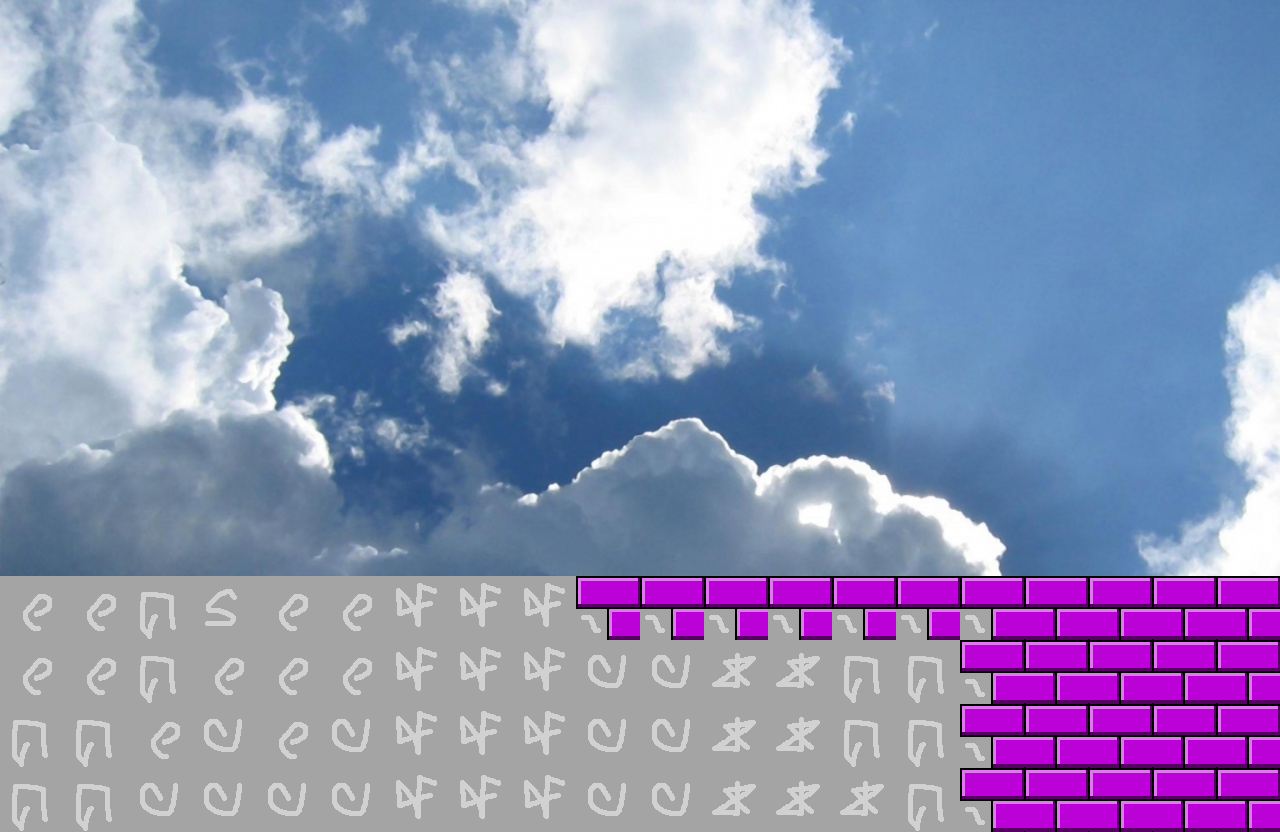

This is a level from a 2D game, rendered from its Tiled map with the project's own tilesets. A one-line summary and the complete map file follow:
An orthogonal 20x13 tile map with 64x64 px tiles, 1 tile layer (Tile Layer 1), 1 image layer.

<map version="1.0" orientation="orthogonal" width="20" height="13" tilewidth="64" tileheight="64">
 <tileset firstgid="1" name="rock_tileset" tilewidth="64" tileheight="64">
  <image source="rock_tileset.png" trans="00ffff" width="192" height="192" />
 </tileset>
 <imagelayer name="Image Layer 1" width="20" height="13">
  <image source="clouds.jpg" />
  <properties>
   <property name="collidable" value="false" />
   <property name="imageheight" value="800" />
   <property name="imagewidth" value="1600" />
  </properties>
 </imagelayer>
 <layer name="Tile Layer 1" width="20" height="13">
  <properties>
   <property name="collidable" value="true" />
  </properties>
  <data>
   <tile gid="0" />
   <tile gid="0" />
   <tile gid="0" />
   <tile gid="0" />
   <tile gid="0" />
   <tile gid="0" />
   <tile gid="0" />
   <tile gid="0" />
   <tile gid="0" />
   <tile gid="0" />
   <tile gid="0" />
   <tile gid="0" />
   <tile gid="0" />
   <tile gid="0" />
   <tile gid="0" />
   <tile gid="0" />
   <tile gid="0" />
   <tile gid="0" />
   <tile gid="0" />
   <tile gid="0" />
   <tile gid="0" />
   <tile gid="0" />
   <tile gid="0" />
   <tile gid="0" />
   <tile gid="0" />
   <tile gid="0" />
   <tile gid="0" />
   <tile gid="0" />
   <tile gid="0" />
   <tile gid="0" />
   <tile gid="0" />
   <tile gid="0" />
   <tile gid="0" />
   <tile gid="0" />
   <tile gid="0" />
   <tile gid="0" />
   <tile gid="0" />
   <tile gid="0" />
   <tile gid="0" />
   <tile gid="0" />
   <tile gid="0" />
   <tile gid="0" />
   <tile gid="0" />
   <tile gid="0" />
   <tile gid="0" />
   <tile gid="0" />
   <tile gid="0" />
   <tile gid="0" />
   <tile gid="0" />
   <tile gid="0" />
   <tile gid="0" />
   <tile gid="0" />
   <tile gid="0" />
   <tile gid="0" />
   <tile gid="0" />
   <tile gid="0" />
   <tile gid="0" />
   <tile gid="0" />
   <tile gid="0" />
   <tile gid="0" />
   <tile gid="0" />
   <tile gid="0" />
   <tile gid="0" />
   <tile gid="0" />
   <tile gid="0" />
   <tile gid="0" />
   <tile gid="0" />
   <tile gid="0" />
   <tile gid="0" />
   <tile gid="0" />
   <tile gid="0" />
   <tile gid="0" />
   <tile gid="0" />
   <tile gid="0" />
   <tile gid="0" />
   <tile gid="0" />
   <tile gid="0" />
   <tile gid="0" />
   <tile gid="0" />
   <tile gid="0" />
   <tile gid="0" />
   <tile gid="0" />
   <tile gid="0" />
   <tile gid="0" />
   <tile gid="0" />
   <tile gid="0" />
   <tile gid="0" />
   <tile gid="0" />
   <tile gid="0" />
   <tile gid="0" />
   <tile gid="0" />
   <tile gid="0" />
   <tile gid="0" />
   <tile gid="0" />
   <tile gid="0" />
   <tile gid="0" />
   <tile gid="0" />
   <tile gid="0" />
   <tile gid="0" />
   <tile gid="0" />
   <tile gid="0" />
   <tile gid="0" />
   <tile gid="0" />
   <tile gid="0" />
   <tile gid="0" />
   <tile gid="0" />
   <tile gid="0" />
   <tile gid="0" />
   <tile gid="0" />
   <tile gid="0" />
   <tile gid="0" />
   <tile gid="0" />
   <tile gid="0" />
   <tile gid="0" />
   <tile gid="0" />
   <tile gid="0" />
   <tile gid="0" />
   <tile gid="0" />
   <tile gid="0" />
   <tile gid="0" />
   <tile gid="0" />
   <tile gid="0" />
   <tile gid="0" />
   <tile gid="0" />
   <tile gid="0" />
   <tile gid="0" />
   <tile gid="0" />
   <tile gid="0" />
   <tile gid="0" />
   <tile gid="0" />
   <tile gid="0" />
   <tile gid="0" />
   <tile gid="0" />
   <tile gid="0" />
   <tile gid="0" />
   <tile gid="0" />
   <tile gid="0" />
   <tile gid="0" />
   <tile gid="0" />
   <tile gid="0" />
   <tile gid="0" />
   <tile gid="0" />
   <tile gid="0" />
   <tile gid="0" />
   <tile gid="0" />
   <tile gid="0" />
   <tile gid="0" />
   <tile gid="0" />
   <tile gid="0" />
   <tile gid="0" />
   <tile gid="0" />
   <tile gid="0" />
   <tile gid="0" />
   <tile gid="0" />
   <tile gid="0" />
   <tile gid="0" />
   <tile gid="0" />
   <tile gid="0" />
   <tile gid="0" />
   <tile gid="0" />
   <tile gid="0" />
   <tile gid="0" />
   <tile gid="0" />
   <tile gid="0" />
   <tile gid="0" />
   <tile gid="0" />
   <tile gid="0" />
   <tile gid="0" />
   <tile gid="0" />
   <tile gid="0" />
   <tile gid="0" />
   <tile gid="0" />
   <tile gid="0" />
   <tile gid="0" />
   <tile gid="0" />
   <tile gid="0" />
   <tile gid="0" />
   <tile gid="0" />
   <tile gid="0" />
   <tile gid="0" />
   <tile gid="3" />
   <tile gid="3" />
   <tile gid="5" />
   <tile gid="2" />
   <tile gid="3" />
   <tile gid="3" />
   <tile gid="4" />
   <tile gid="4" />
   <tile gid="4" />
   <tile gid="6" />
   <tile gid="6" />
   <tile gid="6" />
   <tile gid="6" />
   <tile gid="6" />
   <tile gid="6" />
   <tile gid="6" />
   <tile gid="9" />
   <tile gid="9" />
   <tile gid="9" />
   <tile gid="9" />
   <tile gid="3" />
   <tile gid="3" />
   <tile gid="5" />
   <tile gid="3" />
   <tile gid="3" />
   <tile gid="3" />
   <tile gid="4" />
   <tile gid="4" />
   <tile gid="4" />
   <tile gid="7" />
   <tile gid="7" />
   <tile gid="8" />
   <tile gid="8" />
   <tile gid="5" />
   <tile gid="5" />
   <tile gid="6" />
   <tile gid="9" />
   <tile gid="9" />
   <tile gid="9" />
   <tile gid="9" />
   <tile gid="5" />
   <tile gid="5" />
   <tile gid="3" />
   <tile gid="7" />
   <tile gid="3" />
   <tile gid="7" />
   <tile gid="4" />
   <tile gid="4" />
   <tile gid="4" />
   <tile gid="7" />
   <tile gid="7" />
   <tile gid="8" />
   <tile gid="8" />
   <tile gid="5" />
   <tile gid="5" />
   <tile gid="6" />
   <tile gid="9" />
   <tile gid="9" />
   <tile gid="9" />
   <tile gid="9" />
   <tile gid="5" />
   <tile gid="5" />
   <tile gid="7" />
   <tile gid="7" />
   <tile gid="7" />
   <tile gid="7" />
   <tile gid="4" />
   <tile gid="4" />
   <tile gid="4" />
   <tile gid="7" />
   <tile gid="7" />
   <tile gid="8" />
   <tile gid="8" />
   <tile gid="8" />
   <tile gid="5" />
   <tile gid="6" />
   <tile gid="9" />
   <tile gid="9" />
   <tile gid="9" />
   <tile gid="9" />
  </data>
 </layer>
</map>
